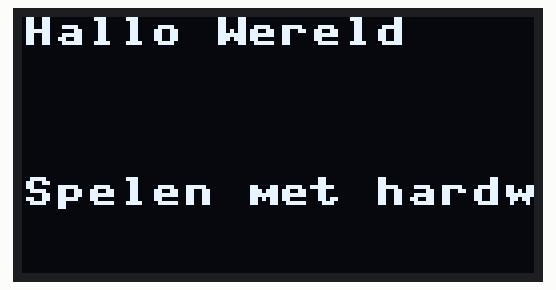
A program run on a simulated MicroPython board. Parts: 128×64 one-colour display.

Above: at 0.1 s.

The program:

main.py
```python
from machine import Pin, SoftI2C # SoftI2C is een softwarematige I2C implementatie, trager dan hardwarematig
from ssd1306 import SSD1306_I2C
import time

WIDTH =128
HEIGHT= 64

i2c=SoftI2C(scl=Pin(5, Pin.PULL_UP),sda=Pin(4, Pin.PULL_UP))
oled = SSD1306_I2C(WIDTH,HEIGHT,i2c)

def main():
    while True:
        oled.fill(0)
        oled.text("Hallo Wereld", 0, 0)
        oled.text("Spelen met hardware", 0, 40)
        oled.show()
        time.sleep(1)
        oled.fill(0)
        for x in range(0, 128, 8):
            for y in range(0, 64, 8):
                if y%16 == 0:
                    oled.rect(x, y, 8, 8, 1)
                else:
                    oled.ellipse(x + 4, y + 4, 4, 4, 1)
                oled.show()
                time.sleep(0.1)
                oled.fill(0)

if __name__ == "__main__":
    main()
```
